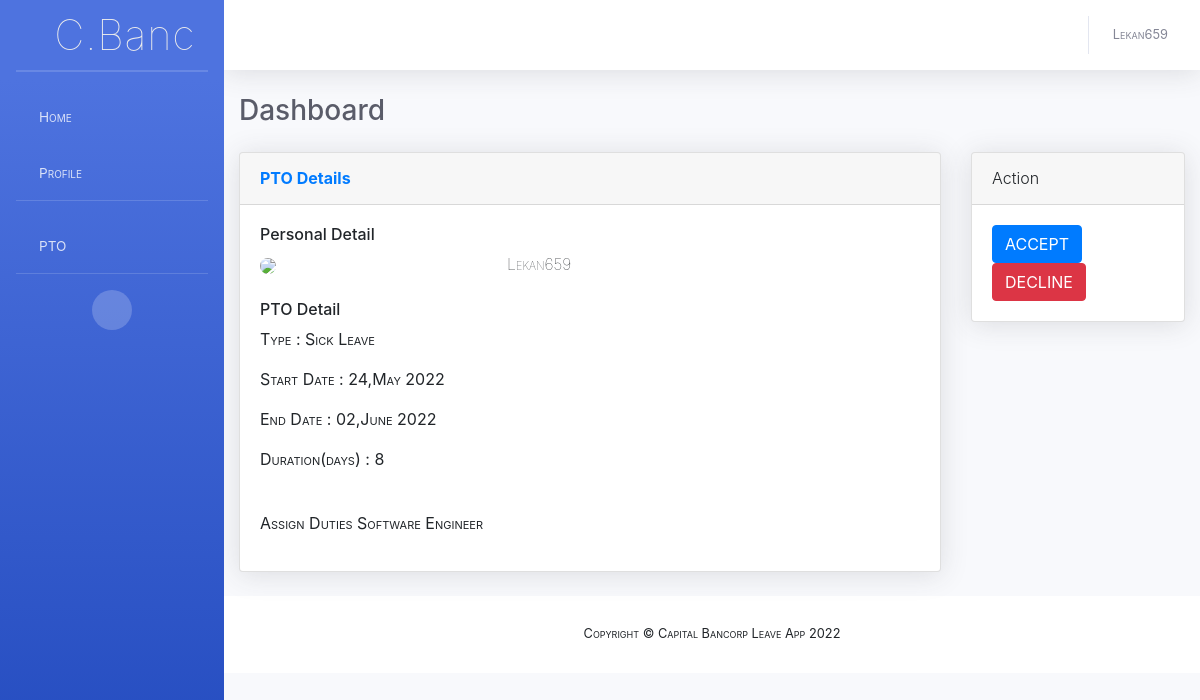
/dashboard/leaves/unattended/detail/46fbb0dd7fd047f191135a7ebe14634a (signed in), run on the app's committed database.
### leave/models.py (models this page shows, shortened)
class Leave(TimeStamp):
	id 					= models.UUIDField(primary_key=True, default=token, editable=False,unique=True)
	owner				= models.ForeignKey(Profile,on_delete=models.CASCADE,related_name='leaves')
	start_date 			= models.DateField(null=False,blank=False)
	end_date			= models.DateField(null=False,blank=False)
	leave_type  		= models.CharField(choices=LEAVE_TYPE,max_length=30,default=SICK,null=True,blank=False)
	reason 				= models.TextField(max_length=250,null=False,blank=False)
	duty				= models.TextField(max_length=600,null=False,blank=False)
	status				= models.CharField(max_length=15,default=PENDING)
	is_approved 		= models.BooleanField(default=False)
	approved_by 		= models.ForeignKey(User,on_delete=models.PROTECT,related_name='to_approve_leaves',null=True,blank=True)
	approved_on 		= models.DateTimeField(null=True,blank=True)
	approved_dept_head 	= models.BooleanField(default=False)
	dept_head 			= models.ForeignKey(User,on_delete=models.SET_NULL,null=True,blank=True)
	head_declined       = models.BooleanField(default=False)
	is_declined			= models.BooleanField(default=False)
	is_accepted 		= models.BooleanField(default=False)
	accepted_by 		= models.ForeignKey(User,on_delete=models.SET_NULL,null=True,blank=False,related_name='leaves_to')
	report_to			= models.CharField(max_length=250,blank=True,null=True)
	objects = LeaveManager()
	class Meta:
		verbose_name  		= 'Leave'
		verbose_name_plural = 'Leaves'
		ordering			= ['-created',]
	@property
	def pretty_start_date(self):
		return self.start_date.strftime("%d,%B %Y") if self.start_date else datetime.date.today()
	@property
	def pretty_end_date(self):
		return self.end_date.strftime("%d,%B %Y") if self.end_date else None
	def leave_days_count(self):
		return int(len(calculate_leave_duration_from_dates(self.start_date,self.end_date)))
	@property
	def leave_duration(self):
		return self.leave_days_count()

### account/models.py (models this page shows, shortened)
class Profile(models.Model):
	user 		= models.OneToOneField(to=settings.AUTH_USER_MODEL, on_delete=models.CASCADE,related_name='profile')
	first_name	= models.CharField(max_length=250,blank=True,null=True)
	last_name	= models.CharField(max_length=250,blank=True,null=True)
	email		= models.EmailField(max_length=250,blank=True,null=True)
	department  = models.CharField(max_length=250,null=True,blank=False)
	is_head     = models.BooleanField(default = False,null=True,blank=True)
	assign_days = models.PositiveSmallIntegerField(default=settings.DEFAULT_LEAVE_DAYS,blank=True,null=True)
	pic			= models.CharField(max_length=25,null=True,blank=True)
	created		= models.DateTimeField(auto_now_add=True,auto_now=False)
	updated 	= models.DateTimeField(auto_now_add=False,auto_now=True)
	@property
	def get_full_name(self):
		if self.first_name and self.last_name:
			return ("{0} {1}".format(self.first_name,self.last_name))
		return ("{0}".format(self.user.username))

### leave/views.py (the view)
# urls.py: path('leaves/unattended/detail/<str:leave_id>',views.unattended_leave_detail,name='unattended'),
@login_required
def unattended_leave_detail(request,leave_id):
	data = dict()
	if request.user.is_superuser:
		return redirect('{0}?next={1}'.format(settings.LOGIN_URL, request.path))
	try:
		leave_obj = Leave.objects.unattended_leave().get(id = leave_id)
	except (Leave.DoesNotExist,ValidationError):
		raise Http404("Requested PTO does not exists.")
	data['leave_obj'] = leave_obj
	return render(request,'dashboard/unattended_leave_detail.html',data)

### core/context_processor.py (called while the page is built)
def current_year(request):
	now = datetime.date.today()
	return {"current_year":now.year}

### leave/managers.py (called while the page is built)
	def unattended_leave(self):
		return self.filter(is_accepted = False)

	def get_queryset(self):
		return LeaveQuerySet(self.model,using=self._db) #important

	def unattended_leave(self):
		return self.get_queryset().unattended_leave()

### leave/utils.py (called while the page is built)
def calculate_leave_duration_from_dates(sd,ed,exclude = settings.WEEKDAY_LIST):
	if sd and ed:
		dates = list()
		while sd <= ed:
			if not sd.isoweekday() in settings.WEEKDAY_LIST:
				dates.append(sd)
			sd += datetime.timedelta(days = 1)
		return dates
	return

### templates/dashboard/unattended_leave_detail.html (shortened to what this page needs)
{% extends 'dashboard/base.html' %}
{% load static %}
{% load humanize %}
{% block card %}
	      	<div class="col-xl-9 col-lg-7">
                    <div class="card shadow mb-4">
                        <div class="card-header py-3 d-flex flex-row align-items-center justify-content-between">
                          <h6 class="m-0 font-weight-bold text-primary">PTO Details</h6>
                        </div>
                        <div class="card-body">
                                    <div>
                                      <h6>Personal Detail</h6>
                                    </div>
                                    <div class="row">
                                          <div class="col-xl-4">
                                              <div class="mb-4 mr-3">
                                                  {% if leave_obj.owner.pic %}
                                                      <img class="img-profile rounded-circle icon-circle icon-circle-override" src="{{img.url}}">
                                                  {% else %}
                                                      <img class="img-profile rounded-circle" src="{% static 'img/avatar/avatar.png' %}">
                                                  {% endif %}
                                              </div>
                                          </div>
                                          <div class="col-xl-8">
                                              <p class="font-weight-bold" style="font-size: 1.0rem;
                                                font-weight: 100 !important;"><i class="fa fa-user"></i>
                                                {{ leave_obj.owner.get_full_name|capfirst }}
                                              </p>
                                          </div>
                                    </div>
                                      <div>
                                        <h6>PTO Detail</h6>
                                      </div>
                                    <div class="row">
                                      <div class="col-xl-6 col-lg-6 mb-4 mr-3">
                                        <p>Type : {{ leave_obj.leave_type|capfirst }} Leave</p>
                                        <p>Start Date : {{leave_obj.pretty_start_date }}</p>
                                        <p>End Date : {{leave_obj.pretty_end_date }}</p>
                                        <p>Duration(days) : {{ leave_obj.leave_duration }}</p>
                                      </div>
                                      <div class="col-xl-6">
                                        <p>Assign Duties
                                          {{ leave_obj.duty }}
                                        </p>
                                      </div>
                                    </div>
                        </div>
                  </div>
          </div>
            <div class="col-xl-3 col-lg-5">
               <div class="card shadow mb-4">
                 <div class="card-header py-3 d-flex flex-row align-items-center justify-content-between">
                          <h6 class="m-0 font-weight-light">Action</h6>
                 </div>
                 <div class="card-body">
                 	<form action="{% url 'leave:leave_action' leave_obj.id %}" method="POST">
                    <button class="btn btn-primary mr-4" name="accept" onclick="return confirm_delete()">ACCEPT</button>
                    <button class="btn btn-danger" name="decline" onclick="return confirm_delete()">DECLINE</button>
                  </form>
                 </div>
               </div>
             </div>
{% endblock %}

### templates/dashboard/base.html (shortened to what this page needs)
{% load static %}
{% load humanize %}
<!DOCTYPE html>
<html lang="en">
<head>
   <link rel="stylesheet" type="text/css" href="{% static 'css/sb-admin-2.min.css' %}">
   <link rel="stylesheet" type="text/css" href="{% static 'css/site.css' %}">
   <link rel="stylesheet" type="text/css" href="{% static 'css/fontawesome-free/css/all.min.css'%}">
   <link href="https://unpkg.com/gijgo@1.9.13/css/gijgo.min.css" rel="stylesheet" type="text/css" />
   <link rel="stylesheet" href="https://maxcdn.bootstrapcdn.com/bootstrap/4.0.0/css/bootstrap.min.css">
</head>
<body id="page-top">
  <div id="wrapper">
    <ul class="navbar-nav bg-gradient-primary overide-bg sidebar sidebar-dark accordion" id="accordionSidebar">
      <a class="sidebar-brand d-flex align-items-center justify-content-center" href="{% url 'leave:dashboard' %}" style=" font-size: 2.6rem;
        font-weight: 100;
        color: #ececec;
        -webkit-font-smoothing: auto;
        text-transform: none !important;">
      <div class="sidebar-brand-icon rotate-n-15">
          <i class="fas fa-laugh-wink"></i>
        </div>
        <div class="sidebar-brand-text mx-3">
          <span style="font-weight: 100 !important;
         font-variant: none !important;">C.Banc</span>
          </div>
      </a>
      <hr class="sidebar-divider my-0">
      <hr class="sidebar-divider">
      <li class="nav-item">
        <a class="nav-link collapsed" href="{% url 'leave:dashboard' %}" data-toggle="" data-target="" aria-expanded="true" aria-controls="">
          <i class="fa fa-home" style="font-size: 1.167em"></i>
          <span>Home</span>
        </a>
      </li>
      <li class="nav-item">
        <a class="nav-link collapsed" href="#" data-toggle="collapse" data-target="#collapseTwo" aria-expanded="true" aria-controls="collapseTwo">
          <i class="fa fa-user" style="font-size: 1.167em"></i>
          <span>Profile</span>
        </a>
      </li>
      <hr class="sidebar-divider">
      <li class="nav-item">
        <a class="nav-link collapsed" href="#" data-toggle="collapse" data-target="#collapsePages" aria-expanded="true" aria-controls="collapsePages">
          <i class="fa fa-calendar" style="font-size: 1.167em"></i>
          <span>{%if request.user.is_superuser %}Staff{% endif %} PTO</span>
        </a>
      </li>
      <hr class="sidebar-divider d-none d-md-block">
      <div class="text-center d-none d-md-inline">
        <button class="rounded-circle border-0" id="sidebarToggle"></button>
      </div>
    </ul>
    <div id="content-wrapper" class="d-flex flex-column">
      <div id="content">
        <nav class="navbar navbar-expand navbar-light bg-white topbar mb-4 static-top shadow">
          <ul class="navbar-nav ml-auto">
            <li class="nav-item dropdown no-arrow">
              <a class="nav-link dropdown-toggle" href="#" id="userDropdown" role="button" data-toggle="dropdown" aria-haspopup="true" aria-expanded="false">
                <span class="mr-2 d-none d-lg-inline text-gray-600 small">{% if request.user.is_authenticated %}{{ request.user.username|capfirst }}{% endif %}</span>
              </a>
            </li>
          </ul>
        </nav>
        <div class="container-fluid">
          <div class="d-sm-flex align-items-center justify-content-between mb-4">
            <h1 class="h3 mb-0 text-gray-800">Dashboard</h1>
          </div>
          <div class="row">
            {% block card %}
            {% endblock %}
        </div>
      </div>
      <footer class="sticky-footer bg-white">
        <div class="container my-auto">
          <div class="copyright text-center my-auto">
            <span>Copyright &copy; Capital Bancorp Leave App {{current_year}}</span>
          </div>
        </div>
      </footer>
    </div>
  </div>
</body>
</html>

### templates/dashboard/base.html (style rules this page uses)
p,span { font-variant: petite-caps; font-weight: 400; }

### data on the page
Leave: owner.get_full_name "Lekan659", leave_type "Sick", pretty_start_date "24,May 2022", pretty_end_date "02,June 2022", leave_duration "8", duty "Software Engineer"

### other printed values
{{ request.user.username|capfirst }} "Lekan659"
